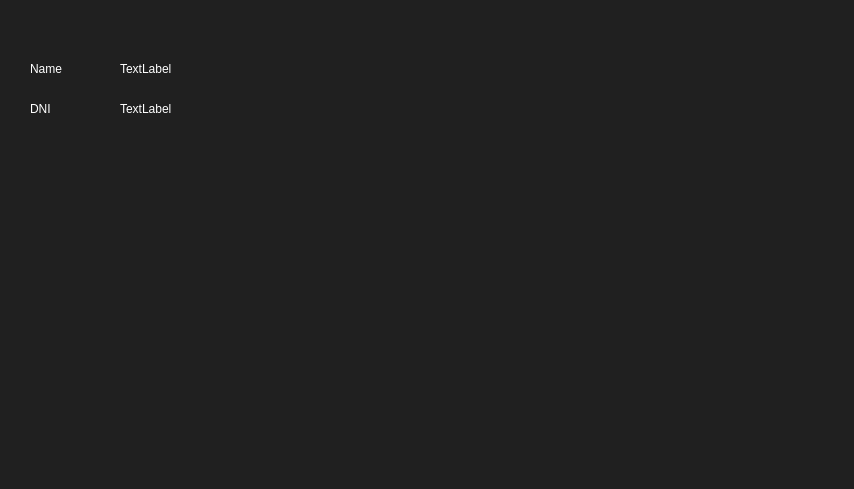
<?xml version="1.0" encoding="UTF-8"?>
<ui version="4.0">
 <class>Form</class>
 <widget class="QWidget" name="Form">
  <property name="geometry">
   <rect>
    <x>0</x>
    <y>0</y>
    <width>854</width>
    <height>489</height>
   </rect>
  </property>
  <property name="windowTitle">
   <string>Form</string>
  </property>
  <property name="styleSheet">
   <string notr="true">QWidget { background-color: rgb(32,32,32); }</string>
  </property>
  <widget class="QLabel" name="label">
   <property name="geometry">
    <rect>
     <x>30</x>
     <y>60</y>
     <width>67</width>
     <height>17</height>
    </rect>
   </property>
   <property name="styleSheet">
    <string notr="true">QLabel { color: rgb(255,255,255); }</string>
   </property>
   <property name="text">
    <string>Name</string>
   </property>
  </widget>
  <widget class="QLabel" name="labelName">
   <property name="geometry">
    <rect>
     <x>120</x>
     <y>60</y>
     <width>67</width>
     <height>17</height>
    </rect>
   </property>
   <property name="styleSheet">
    <string notr="true">QLabel { color: rgb(255,255,255); }</string>
   </property>
   <property name="text">
    <string>TextLabel</string>
   </property>
  </widget>
  <widget class="QLabel" name="label_3">
   <property name="geometry">
    <rect>
     <x>30</x>
     <y>100</y>
     <width>67</width>
     <height>17</height>
    </rect>
   </property>
   <property name="styleSheet">
    <string notr="true">QLabel { color: rgb(255,255,255); }</string>
   </property>
   <property name="text">
    <string>DNI</string>
   </property>
  </widget>
  <widget class="QLabel" name="labelDNI">
   <property name="geometry">
    <rect>
     <x>120</x>
     <y>100</y>
     <width>67</width>
     <height>17</height>
    </rect>
   </property>
   <property name="styleSheet">
    <string notr="true">QLabel { color: rgb(255,255,255); }</string>
   </property>
   <property name="text">
    <string>TextLabel</string>
   </property>
  </widget>
 </widget>
 <resources/>
 <connections/>
</ui>
